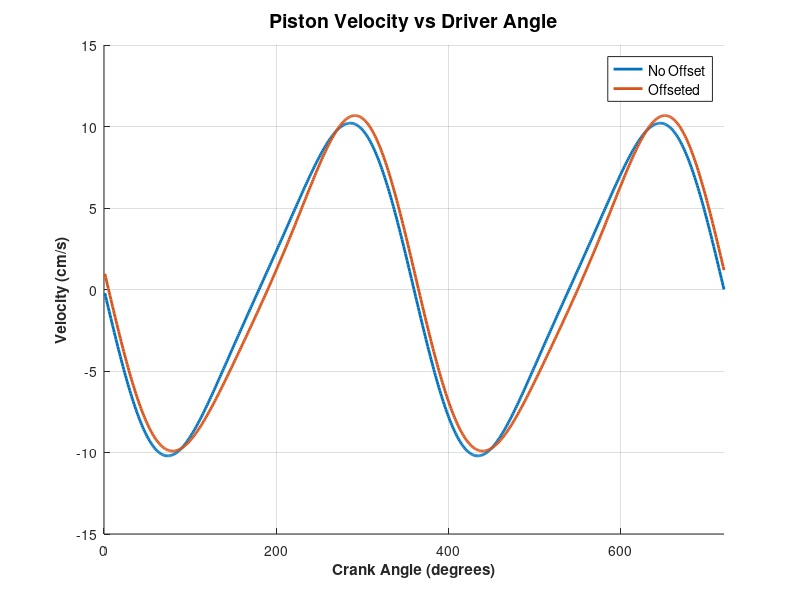

The MATLAB script that drew this image: (Note: this script raises an error after producing the figure.)
clear all; clc; % Clear command window and workspace

%% Load Necessary Data
load('constants.mat')

%% Declaring iterating variables
s_length0 = zeros(1, length(crank_angle)); % Preallocate s_length for efficiency
s_length1 = zeros(1, length(crank_angle)); % Preallocate s_length for efficiency
coupler_angle0 = zeros(1, length(crank_angle)); % Preallocate for coupler angles
coupler_angle1 = zeros(1, length(crank_angle)); % Preallocate for coupler angles
vel_piston0 = zeros(1, length(crank_angle)); % Preallocate for velocities
vel_piston1 = zeros(1, length(crank_angle)); % Preallocate for velocities
w3 = zeros(1, length(crank_angle)); % Preallocate for velocities
alpha3 = zeros(1, length(crank_angle));
a2x = zeros(1, length(crank_angle));
a2y = zeros(1, length(crank_angle));
a3x = zeros(1, length(crank_angle));
a3y = zeros(1, length(crank_angle));
a4y = zeros(1, length(crank_angle));

%% Numerical Analysis
for i = 1:length(crank_angle)
    %%% Position Analysis %%%
    % Solve for s_length (length on follower track)
    tempa = 1;
    tempb = -2 * crank_length * cosd(crank_angle(i));
    tempc0 = crank_length^2 + r0^2 - coupler_length^2 + 2 * r0 * crank_length * sind(crank_angle(i));
    tempc1 = crank_length^2 + r1^2 - coupler_length^2 + 2 * r1 * crank_length * sind(crank_angle(i));

    tempbdot = 2 * crank_length * w2 * sind(crank_angle(i));
    tempc0dot = 0; % No derivative for tempc0
    tempc1dot = 2 * r1 * crank_length * w2 * cosd(crank_angle(i));

    % Calculate s_length for both configurations
    s_length0(i) = (-tempb + sqrt(tempb^2 - 4 * tempa * tempc0)) / (2 * tempa);
    s_length1(i) = (-tempb + sqrt(tempb^2 - 4 * tempa * tempc1)) / (2 * tempa);

    coupler_angle0(i) = atan2d((-r0-crank_length*sind(crank_angle(i))),(-crank_length*cosd(crank_angle(i))+s_length0(i)));
    coupler_angle1(i) = atan2d((-r1-crank_length*sind(crank_angle(i))),(-crank_length*cosd(crank_angle(i))+s_length1(i)));
                                
    % Calculate piston velocities for both configurations
    vel_piston0(i) = 0.5 * (-tempbdot + (0.5 / sqrt(tempb^2 - 4 * tempa * tempc0)) * (2 * tempb * tempbdot - 4 * tempc0dot));
    vel_piston1(i) = 0.5 * (-tempbdot + (0.5 / sqrt(tempb^2 - 4 * tempa * tempc1)) * (2 * tempb * tempbdot - 4 * tempc1dot));
    
    % solve for w3                          
    w3(i) = -(crank_length*w2*cosd(crank_angle(i)))/(coupler_length*cosd(coupler_angle0(i)));
    
    %solve for alpha3
    % Calculate alpha3 using the formula for the current step
    alpha3(i) = (crank_length * alpha2 * cosd(crank_angle(i)) - ...
                        crank_length * w2^2 * sind(crank_angle(i)) + ...
                        coupler_length * w3(i)^2 * sind(coupler_angle0(i))) / ...
                        (coupler_length * cosd(coupler_angle0(i)));
    
    % Calculate the x and y components of the acceleration a2 for the current step
    a2x(i) =  w2^2*OG2*sind(crank_angle(i));
    a2y(i) =  -w2^2*OG2*cosd(crank_angle(i));
    
    % Calculate the x and y components of acceleration a3 for the current step
    a3x(i) = w2^2 * crank_length * sind(crank_angle(i)) + ...
                    w3(i)^2 * AG3 * sind(coupler_angle0(i)) - ...
                    alpha3(i) * AG3 * cosd(coupler_angle0(i));

    a3y(i) = -w2^2 * crank_length * cosd(crank_angle(i)) - ...
                    w3(i)^2 * AG3 * cosd(coupler_angle0(i)) - ...
                    alpha3(i) * AG3 * sind(coupler_angle0(i));
    
                % Define the equation for d_double_dot
    a4y(i) = -crank_length * alpha2 * sind(crank_angle(i)) - ...
                   crank_length * w2^2 * cosd(crank_angle(i)) + ...
                   coupler_length * alpha3(i) * sind(coupler_angle0(i)) + ...
                   coupler_length * w3(i)^2 * cosd(coupler_angle0(i));
               

end

%% Displacement Calculation
c_length0 = max(s_length0) - s_length0;
c_length1 = max(s_length1) - s_length1;

vdisp0 = ((pi*bore^2)/4)*max(s_length0);
vdisp1 = ((pi*bore^2)/4)*max(s_length1);

%% Displaced Volume Calculation
total_volume0 = vdisp0/(rc0 -1) + ((pi*bore^2)/4)*c_length0;
total_volume1 = vdisp1/(rc1 -1) + ((pi*bore^2)/4)*c_length1;

%% Plots
% Plot Velocities vs Driver Angle
figure('Name', 'Velocity vs Driver Angle');
hold on; % Hold on to add more elements to the plot
grid on;
% Plot Title
title('Piston Velocity vs Driver Angle', 'FontWeight', 'bold', 'FontSize', 14);
% Plot the velocities
plot(crank_angle, vel_piston0, 'LineWidth', 2, 'DisplayName', 'No Offset');
plot(crank_angle, vel_piston1, 'LineWidth', 2, 'DisplayName', 'Offseted');
% Axis labels
xlabel('Crank Angle (degrees)', 'FontWeight', 'bold');
ylabel('Velocity (cm/s)', 'FontWeight', 'bold');
% Set limits
xlim([0 length(crank_angle)]); % Assuming crank_angle ranges from 0 to 360 degrees
% Legend
legend('Location', 'best', 'FontSize', 10);
xline(90, 'k--', 'DisplayName', '90 degrees')
xline(180, 'k--', 'DisplayName', '180 degrees')
xline(270, 'k--', 'DisplayName', '270 degrees')
% Set axis properties
set(gca, 'FontSize', 12, 'FontWeight', 'bold');
hold off;
 
 
 
% Plot Displacement vs Driver Angle
figure('Name', 'Displacement vs Driver Angle');
hold on; % Hold on to add more elements to the plot
grid on;
% Plot Title
title('Piston Displacement vs Driver Angle', 'FontWeight', 'bold', 'FontSize', 14);
% Plot the velocities
plot(crank_angle, 100*c_length0, 'LineWidth', 2, 'DisplayName', 'No Offset');
plot(crank_angle, 100*c_length1, 'LineWidth', 2, 'DisplayName', 'Offseted');
% Axis labels
xlabel('Crank Angle (degrees)', 'FontWeight', 'bold');
ylabel('Displacement (cm)', 'FontWeight', 'bold');
% Set limits
xlim([0 length(crank_angle)]); % Assuming crank_angle ranges from 0 to 360 degrees
% Legend
legend('Location', 'best', 'FontSize', 10);
xline(90, 'k--', 'DisplayName', '90 degrees')
xline(180, 'k--', 'DisplayName', '180 degrees')
xline(270, 'k--', 'DisplayName', '270 degrees')
% Set axis properties
set(gca, 'FontSize', 12, 'FontWeight', 'bold');
hold off;
 
 
 
% Plot Cylinder Volume vs Driver Angle
figure('Name', 'Piston Volume vs Driver Angle');
hold on; % Hold on to add more elements to the plot
grid on;
% Plot Title
title('Cylinder Volume vs Driver Angle', 'FontWeight', 'bold', 'FontSize', 14);
% Plot the velocities
plot(crank_angle, total_volume0*10^6, 'LineWidth', 2, 'DisplayName', 'No Offset');
plot(crank_angle, total_volume1*10^6, 'LineWidth', 2, 'DisplayName', 'Offseted');
% Axis labels
xlabel('Crank Angle (degrees)', 'FontWeight', 'bold');
ylabel('Piston Volume (cc)', 'FontWeight', 'bold');
% Set limits
xlim([0 length(crank_angle)]); % Assuming crank_angle ranges from 0 to 360 degrees
% Legend
legend('Location', 'best', 'FontSize', 10);
xline(90, 'k--', 'DisplayName', '90 degrees')
xline(180, 'k--', 'DisplayName', '180 degrees')
xline(270, 'k--', 'DisplayName', '270 degrees')
% Set axis properties
set(gca, 'FontSize', 12, 'FontWeight', 'bold');
hold off;

%% Data save
save('part1.mat')
            
disp('done')
